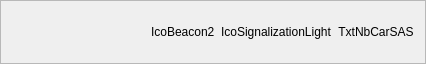
  <widget class="QFrame" name="frame_10">
   <property name="geometry">
    <rect>
     <x>1329</x>
     <y>489</y>
     <width>426</width>
     <height>64</height>
    </rect>
   </property>
   <property name="frameShape">
    <enum>QFrame::StyledPanel</enum>
   </property>
   <property name="frameShadow">
    <enum>QFrame::Raised</enum>
   </property>
   <layout class="QHBoxLayout" name="horizontalLayout_3">
    <item>
     <widget class="QFrame" name="btnTblBeacon">
      <property name="styleSheet">
       <string>QPushButton {
	background-image: url(./images/lane-shema/button-table-beacon.png);
	border: none;
}

QPushButton:disabled{
	background-image: url(./images/lane-shema/button-table-beacon-disabled.png);
}

QPushButton::pressed{
	background-image: url(./images/lane-shema/button-table-beacon-pressed.png);
}

</string>
      </property>
      <property name="frameShape">
       <enum>QFrame::NoFrame</enum>
      </property>
      <property name="frameShadow">
       <enum>QFrame::Plain</enum>
      </property>
     </widget>
    </item>
    <item>
     <widget class="QFrame" name="btnGabarite">
      <property name="styleSheet">
       <string>QPushButton {
	background-image: url(./images/lane-shema/button-height-detector.png);
	border: none;
}

QPushButton:disabled{
	background-image: url(./images/lane-shema/button-height-detector-disabled.png);
}

QPushButton::pressed{
	background-image: url(./images/lane-shema/button-height-detector-pressed.png);
}

</string>
      </property>
      <property name="frameShape">
       <enum>QFrame::NoFrame</enum>
      </property>
      <property name="frameShadow">
       <enum>QFrame::Plain</enum>
      </property>
     </widget>
    </item>
    <item>
     <widget class="QFrame" name="btnEntryGate">
      <property name="styleSheet">
       <string>QPushButton {
	background-image: url(./images/lane-shema/button-barrier.png);
	border: none;
}

QPushButton:disabled{
	background-image: url(./images/lane-shema/button-barrier-disabled.png);
}

QPushButton::pressed{
	background-image: url(./images/lane-shema/button-barrier-pressed.png);
}

</string>
      </property>
      <property name="frameShape">
       <enum>QFrame::NoFrame</enum>
      </property>
      <property name="frameShadow">
       <enum>QFrame::Plain</enum>
      </property>
     </widget>
    </item>
    <item>
     <widget class="QLabel" name="IcoBeacon2">
      <property name="focusPolicy">
       <enum>Qt::NoFocus</enum>
      </property>
      <property name="frameShape">
       <enum>QFrame::NoFrame</enum>
      </property>
      <property name="frameShadow">
       <enum>QFrame::Plain</enum>
      </property>
      <property name="text">
       <string>IcoBeacon2</string>
      </property>
      <property name="margin">
       <number>0</number>
      </property>
     </widget>
    </item>
    <item>
     <widget class="QLabel" name="IcoSignalizationLight">
      <property name="focusPolicy">
       <enum>Qt::NoFocus</enum>
      </property>
      <property name="frameShape">
       <enum>QFrame::NoFrame</enum>
      </property>
      <property name="frameShadow">
       <enum>QFrame::Plain</enum>
      </property>
      <property name="text">
       <string>IcoSignalizationLight</string>
      </property>
      <property name="margin">
       <number>0</number>
      </property>
     </widget>
    </item>
    <item>
     <widget class="QLabel" name="TxtNbCarSAS">
      <property name="focusPolicy">
       <enum>Qt::NoFocus</enum>
      </property>
      <property name="frameShape">
       <enum>QFrame::NoFrame</enum>
      </property>
      <property name="frameShadow">
       <enum>QFrame::Sunken</enum>
      </property>
      <property name="text">
       <string>TxtNbCarSAS</string>
      </property>
      <property name="alignment">
       <set>Qt::AlignCenter</set>
      </property>
     </widget>
    </item>
   </layout>
  </widget>
